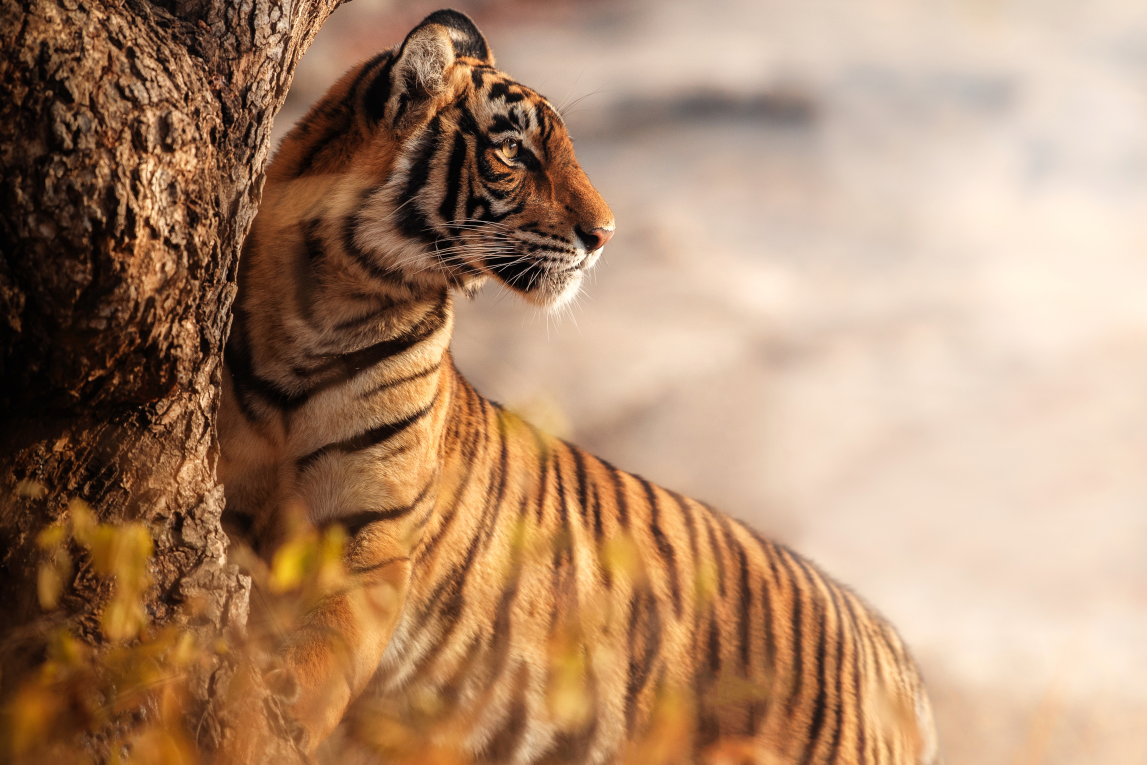
#> input picture Practi #1/Tiger.jpg, 3439 x 2293 px, given in place of Tiger.png, which was not available (shown at 1/3 size)
$ python 2Baj.py
#> lines starting #> are read from the running program, lines starting #| are printed output that depends on the picture; pictures that were not available may be replaced by others from this repository, and a replacement may not be noted
from skimage.exposure import rescale_intensity
import numpy as np
import argparse
import cv2
import numpy as np
import matplotlib.pyplot as plt
from PIL import Image,ImageFilter


img_src = cv2.imread("TALLER 1 (2.0)/Tiger.png")
#> img_src is the input picture: shape (2293, 3439, 3); mean B, G, R 109.8, 137.9, 173.2
img_src=cv2.resize(img_src,(640, 420))
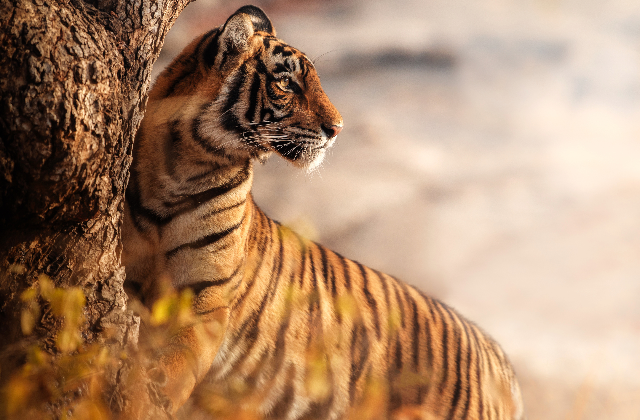
#> img_src: shape (420, 640, 3); mean B, G, R 109.7, 137.8, 173
#prepare the 5x5 shaped filter
kernel = np.array([[1, 1, -1,],
                    [1, 1, 1],
                    [1, 1, 1]])
kernel = kernel/sum(kernel)

#filter the source image
img2 = cv2.filter2D(img_src,-1,kernel)
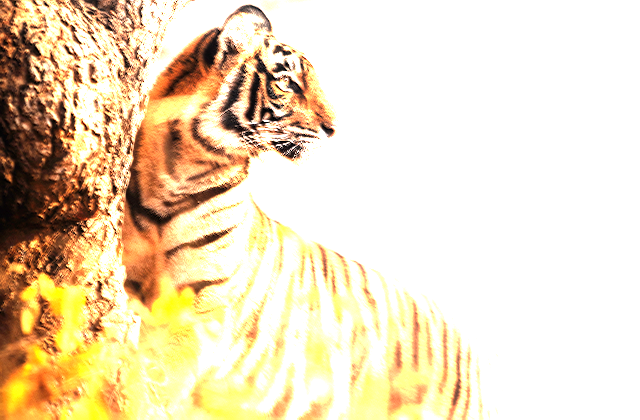
#> img2: shape (420, 640, 3); mean B, G, R 190.5, 220.1, 236.4

cv2.imshow('Imagen original                               Imagen filtrada', np.hstack([img_src,img2]))  # Mostramos las imagenes
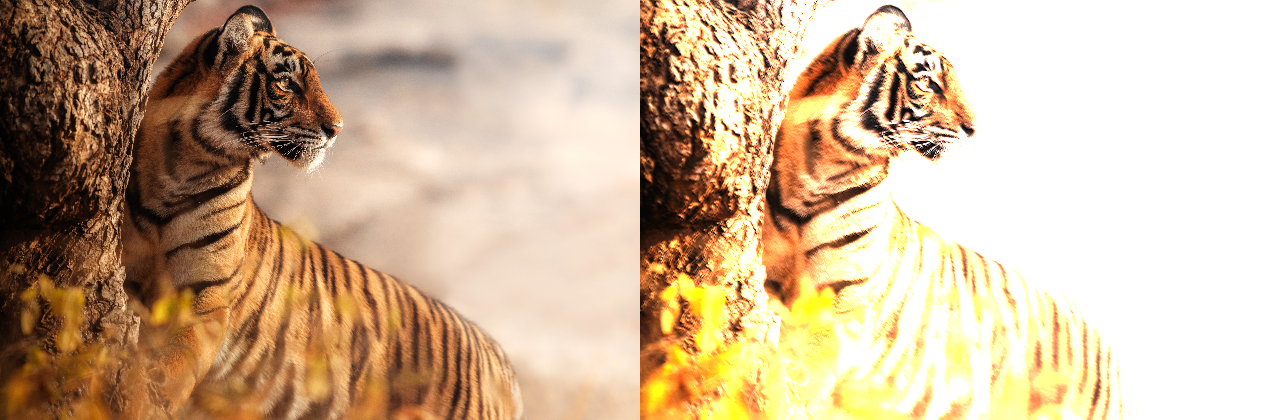
#> window 'Imagen original               ': shape (420, 1280, 3); mean B, G, R 150.1, 179, 204.7
cv2.waitKey(0)  # Se espera a pulsar cualquier tecla para cerrar la imagen
cv2.destroyAllWindows()  # Cierre de ventanas
